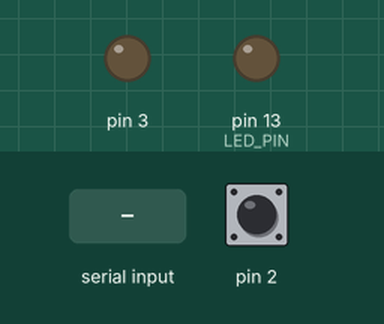
Bench run of a program on a simulated Arduino Uno, built with avr-gcc and run on an emulated ATmega328P. On the bench: output pins drawn as LEDs (lit = HIGH). The test bench sets the inputs (shaded band); at power-on: pin 2 HIGH. What the program prints to the serial monitor is not drawn.

Above: at 1.2 s.
1.3 s: pin 2 pulled LOW for 0.15 s
At 1.4 s:
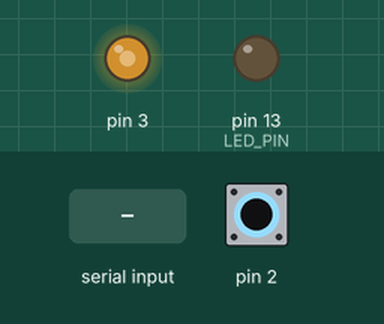
3.0 s: "t\n" received over Serial
At 3.4 s:
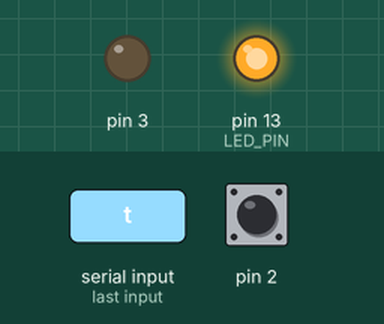
6.0 s: pin 2 pulled LOW for 1 s
At 8.2 s:
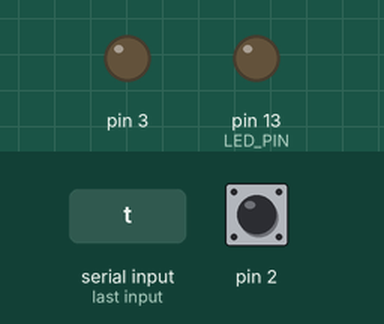
11.5 s: byte 116 ('t') received over Serial
At 12.3 s:
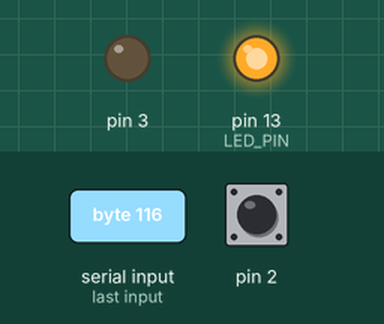
Timing chart, 0 to 18.0 s (numbered marks = the images above; inputs shaded):
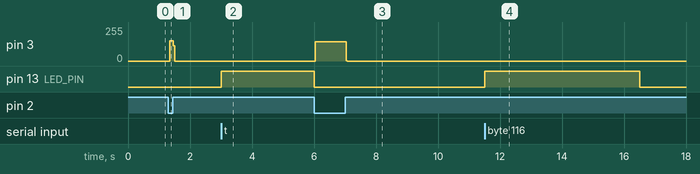

The program:

main.cpp
```cpp
#include <Arduino.h>
#include <avr/interrupt.h>
#include "acquisition.h"
#include "config.h"

using acquisition::Series;
using acquisition::elapsed;

namespace {
bool running = false;
bool collecting = false;
bool taring = false;
bool tareValid = false;
float tareCounts = NAN;
uint16_t tareRevision = 0;
uint32_t cycle = 0;
uint32_t lastCycleStart = 0;
uint32_t windowStart = 0;
uint32_t lastNtc = 0;
uint32_t tareStart = 0;
uint32_t lateMs = 0;
uint32_t lastClock = 0;
uint32_t wraps = 0;
Series hx, ntc, tareSeries;

// Não espera DOUT: o loop continua disponível para NTC, comandos e timeout.
// Lê sempre, mesmo fora da janela, evitando reter uma conversão antiga no HX711.
bool readHx(int32_t &value) {
    if (digitalRead(config::HX_DOUT) != LOW) return false;
    uint32_t bits = 0;
    uint8_t previous = SREG;
    cli();
    for (uint8_t i = 0; i < 24; ++i) {
        digitalWrite(config::HX_SCK, HIGH);
        delayMicroseconds(1);
        bits = (bits << 1) | (digitalRead(config::HX_DOUT) == HIGH ? 1UL : 0UL);
        digitalWrite(config::HX_SCK, LOW);
        delayMicroseconds(1);
    }
    // Pulso 25 seleciona canal A, ganho 128, para a próxima conversão.
    digitalWrite(config::HX_SCK, HIGH);
    delayMicroseconds(1);
    digitalWrite(config::HX_SCK, LOW);
    delayMicroseconds(1);
    SREG = previous;
    value = acquisition::signed24(bits);
    return true;
}

void number(float value, uint8_t digits = 6) {
    if (isfinite(value)) Serial.print(value, digits);
    else Serial.print(F("nan"));
}
void comma() { Serial.print(','); }
void stamp(const Series &series, bool first) {
    if (series.count) Serial.print(first ? series.first : series.last);
    else Serial.print(F("nan"));
}
void header() {
    Serial.println(F("schema,cycle,millis_wraps,window_start_ms,window_end_ms,late_ms,hx_first_ms,hx_last_ms,hx_valid,hx_attempts,hx_mean_counts,tare_counts,tare_revision,hx_corrected_counts,ntc_first_ms,ntc_last_ms,ntc_valid,ntc_attempts,ntc_adc_mean,ntc_resistance_ohms,temperature_C,cell_deflection_mm,midpoint_skew_ms,flags"));
}

void updateClock(uint32_t now) {
    if (now < lastClock) ++wraps;
    lastClock = now;
}

void emit(uint32_t now, uint16_t reason = 0) {
    updateClock(now);
    uint16_t flags = reason;
    if (hx.count != config::SAMPLES) flags |= acquisition::HX_INCOMPLETE;
    if (hx.rail) flags |= acquisition::HX_RAIL;
    if (!tareValid) flags |= acquisition::NO_TARE;
    if (!config::NTC_ENABLED) flags |= acquisition::NTC_DISABLED;
    else {
        if (ntc.count != config::SAMPLES) flags |= acquisition::NTC_INCOMPLETE;
        if (ntc.rail) flags |= acquisition::NTC_RAIL;
    }
    if (!config::NTC_MODEL_ENABLED) flags |= acquisition::NTC_UNCONFIGURED;
    if (!config::DISPLACEMENT_ENABLED) flags |= acquisition::DISPLACEMENT_UNCONFIGURED;
    if (lateMs) flags |= acquisition::LATE;
    bool paired = hx.count && ntc.count;
    uint32_t skewMs = paired ? acquisition::skew(hx, ntc) : 0;
    if (paired && skewMs > config::MAX_MIDPOINT_SKEW_MS) flags |= acquisition::TEMPORAL_SKEW;
    float corrected = tareValid ? hx.mean() - tareCounts : NAN;
    float resistance = NAN, temp = NAN, deflection = NAN;
    // Falha ou janela parcial não produz uma grandeza física aparentemente válida.
    if (config::NTC_ENABLED && config::NTC_MODEL_ENABLED
            && ntc.count == config::SAMPLES && !ntc.rail) {
        resistance = acquisition::resistance(ntc.mean(), config::SERIES_OHMS, config::NTC_TO_GROUND);
        temp = acquisition::temperature(resistance, config::NTC_R0_OHMS,
                                       config::NTC_BETA_K, config::NTC_T0_C);
        if (!isfinite(temp)) flags |= acquisition::CONVERSION_INVALID;
    }
    if (config::DISPLACEMENT_ENABLED && tareValid && hx.count == config::SAMPLES && !hx.rail) {
        if (isfinite(config::MM_PER_COUNT) && config::MM_PER_COUNT != 0)
            deflection = corrected * config::MM_PER_COUNT;
        if (!isfinite(deflection)) flags |= acquisition::CONVERSION_INVALID;
    }
    Serial.print(1); comma(); Serial.print(cycle); comma(); Serial.print(wraps); comma();
    Serial.print(windowStart); comma(); Serial.print(now); comma(); Serial.print(lateMs); comma();
    stamp(hx, true); comma(); stamp(hx, false); comma();
    Serial.print(hx.count); comma(); Serial.print(hx.attempts); comma(); number(hx.mean(), 2); comma();
    number(tareCounts, 2); comma(); Serial.print(tareRevision); comma(); number(corrected, 2); comma();
    stamp(ntc, true); comma(); stamp(ntc, false); comma();
    Serial.print(ntc.count); comma(); Serial.print(ntc.attempts); comma(); number(ntc.mean(), 3); comma();
    number(resistance, 3); comma(); number(temp, 4); comma(); number(deflection); comma();
    if (paired) Serial.print(skewMs); else Serial.print(F("nan"));
    comma(); Serial.println(flags);
}

void commands(uint32_t now) {
    if (!Serial.available()) return;
    char command = Serial.read();
    if (command == '\r' || command == '\n' || command == ' ') return;
    if (command == 's') {
        if (taring) { Serial.println(F("# busy,tare")); return; }
        if (!running) {
            running = true;
            lastCycleStart = now; // Primeiro ciclo após INTERVAL_MS; permite estabilização.
            Serial.println(F("# acquisition,started"));
        }
    } else if (command == 'p') {
        if (collecting) { emit(now, acquisition::CANCELLED); collecting = false; }
        running = false;
        Serial.println(F("# acquisition,paused"));
    } else if (command == 't') {
        if (running || taring) { Serial.println(F("# tare,rejected,pause_first")); return; }
        taring = true;
        tareSeries = Series{};
        tareStart = now;
        Serial.println(F("# tare,started,reference_must_be_stable"));
    } else if (command == 'h') {
        Serial.println(F("# commands,s=start p=pause t=tare_when_paused h=help"));
    } else Serial.println(F("# command,unknown"));
}
}

void setup() {
    pinMode(config::HX_DOUT, INPUT_PULLUP);
    pinMode(config::HX_SCK, OUTPUT);
    pinMode(config::LED_PIN, OUTPUT);
    digitalWrite(config::HX_SCK, LOW);
    digitalWrite(config::LED_PIN, LOW);
    analogReference(DEFAULT);
    Serial.begin(config::SERIAL_BAUD);
    Serial.println(F("# boot,system_dilatation,firmware=1,board=uno,cell_capacity_kg=5"));
    Serial.println(F("# clock,millis_since_boot,window_times_are_readout_times"));
    Serial.print(F("# interval_ms,")); Serial.println(config::INTERVAL_MS);
    Serial.print(F("# window_timeout_ms,")); Serial.println(config::WINDOW_TIMEOUT_MS);
    Serial.print(F("# target_samples,")); Serial.println(config::SAMPLES);
    Serial.print(F("# ntc_sample_ms,")); Serial.println(config::NTC_SAMPLE_MS);
    Serial.print(F("# max_midpoint_skew_ms,")); Serial.println(config::MAX_MIDPOINT_SKEW_MS);
    Serial.print(F("# ntc_enabled,")); Serial.println(config::NTC_ENABLED);
    Serial.print(F("# ntc_model_enabled,")); Serial.println(config::NTC_MODEL_ENABLED);
    Serial.print(F("# ntc_to_ground,")); Serial.println(config::NTC_TO_GROUND);
    Serial.print(F("# ntc_series_ohms,")); number(config::SERIES_OHMS, 3); Serial.println();
    Serial.print(F("# ntc_r0_ohms,")); number(config::NTC_R0_OHMS, 3); Serial.println();
    Serial.print(F("# ntc_beta_K,")); number(config::NTC_BETA_K, 3); Serial.println();
    Serial.print(F("# ntc_t0_C,")); number(config::NTC_T0_C, 3); Serial.println();
    Serial.print(F("# ntc_calibration,")); Serial.println(config::NTC_CALIBRATION_ID);
    Serial.print(F("# displacement_enabled,")); Serial.println(config::DISPLACEMENT_ENABLED);
    Serial.print(F("# mm_per_count,")); number(config::MM_PER_COUNT, 9); Serial.println();
    Serial.print(F("# displacement_calibration,")); Serial.println(config::DISPLACEMENT_CALIBRATION_ID);
    Serial.println(F("# paused,send_s_to_start,t_to_tare,h_for_help"));
    header();
    lastClock = millis();
}

void loop() {
    uint32_t now = millis();
    updateClock(now);
    commands(now);
    if (running && !collecting && elapsed(now, lastCycleStart) >= config::INTERVAL_MS) {
        lateMs = elapsed(now, lastCycleStart) - config::INTERVAL_MS;
        lastCycleStart = windowStart = now;
        lastNtc = now - config::NTC_SAMPLE_MS;
        hx = Series{};
        ntc = Series{};
        collecting = true;
        ++cycle;
    }
    // Fecha a janela antes de aceitar novas amostras após o prazo.
    if (collecting && elapsed(now, windowStart) >= config::WINDOW_TIMEOUT_MS) {
        collecting = false;
        emit(now, acquisition::WINDOW_TIMEOUT);
    }
    if (taring && elapsed(now, tareStart) >= config::TARE_TIMEOUT_MS) {
        taring = false;
        Serial.println(F("# tare,failed,previous_reference_preserved"));
    }
    int32_t value;
    if (readHx(value)) {
        bool valid = value != -8388608L && value != 8388607L;
        if (taring && tareSeries.attempts < config::TARE_SAMPLES) {
            tareSeries.add(value, now, valid);
            if (tareSeries.attempts == config::TARE_SAMPLES) {
                taring = false;
                if (tareSeries.count == config::TARE_SAMPLES && !tareSeries.rail) {
                    tareCounts = tareSeries.mean();
                    tareValid = true;
                    ++tareRevision;
                    Serial.print(F("# tare,ok,revision=")); Serial.print(tareRevision);
                    Serial.print(F(",counts=")); number(tareCounts, 2); Serial.println();
                } else Serial.println(F("# tare,failed,previous_reference_preserved"));
            }
        } else if (collecting && hx.attempts < config::SAMPLES) hx.add(value, now, valid);
    }
    if (collecting && config::NTC_ENABLED && ntc.attempts < config::SAMPLES
            && elapsed(now, lastNtc) >= config::NTC_SAMPLE_MS) {
        lastNtc = now;
        int valueNtc = analogRead(config::NTC_PIN);
        ntc.add(valueNtc, millis(), valueNtc > 0 && valueNtc < 1023);
    }
    if (collecting && hx.attempts == config::SAMPLES
            && (!config::NTC_ENABLED || ntc.attempts == config::SAMPLES)) {
        collecting = false;
        emit(millis());
    }
    digitalWrite(config::LED_PIN, collecting || taring ? HIGH : LOW);
}
```

acquisition.h
```cpp
#pragma once

#include <math.h>
#include <stdint.h>

namespace acquisition {
// Subtração modular: funciona na passagem de millis() por zero.
inline uint32_t elapsed(uint32_t now, uint32_t then) { return now - then; }

struct Series {
    int64_t sum = 0;
    uint16_t count = 0;
    uint16_t attempts = 0;
    uint32_t first = 0;
    uint32_t last = 0;
    bool rail = false;

    void add(int32_t value, uint32_t at, bool valid) {
        ++attempts;
        if (!valid) { rail = true; return; }
        if (count == 0) first = at;
        last = at;
        sum += value;
        ++count;
    }
    float mean() const { return count ? static_cast<float>(sum) / count : NAN; }
    uint32_t midpoint() const { return first + elapsed(last, first) / 2; }
};

inline uint32_t skew(const Series &a, const Series &b) {
    uint32_t difference = a.midpoint() - b.midpoint();
    return difference <= 0x7FFFFFFFUL ? difference : 0UL - difference;
}

inline int32_t signed24(uint32_t value) {
    return (value & 0x800000UL) ? static_cast<int32_t>(value) - 16777216L
                                 : static_cast<int32_t>(value);
}

inline float resistance(float adc, float series, bool ntcToGround) {
    if (!isfinite(adc) || adc <= 0 || adc >= 1023 || !isfinite(series) || series <= 0)
        return NAN;
    return ntcToGround ? series * adc / (1023.0f - adc)
                       : series * (1023.0f - adc) / adc;
}

inline float temperature(float resistanceOhms, float r0, float beta, float t0C) {
    if (!isfinite(resistanceOhms) || resistanceOhms <= 0 || !isfinite(r0) || r0 <= 0
            || !isfinite(beta) || beta <= 0 || !isfinite(t0C) || t0C <= -273.15f)
        return NAN;
    float inverseK = 1.0f / (t0C + 273.15f) + logf(resistanceOhms / r0) / beta;
    return inverseK > 0 ? 1.0f / inverseK - 273.15f : NAN;
}

enum Flag : uint16_t {
    HX_INCOMPLETE = 1, HX_RAIL = 2, NO_TARE = 4,
    NTC_DISABLED = 8, NTC_INCOMPLETE = 16, NTC_RAIL = 32,
    NTC_UNCONFIGURED = 64, DISPLACEMENT_UNCONFIGURED = 128,
    TEMPORAL_SKEW = 256, LATE = 512, CONVERSION_INVALID = 1024,
    CANCELLED = 2048, WINDOW_TIMEOUT = 4096
};
}
```

config.h
```cpp
#pragma once

#include <stdint.h>

namespace config {
constexpr uint8_t HX_DOUT = 2;
constexpr uint8_t HX_SCK = 3;
constexpr uint8_t NTC_PIN = 14;  // A0 no Uno.
constexpr uint8_t LED_PIN = 13;
constexpr uint32_t SERIAL_BAUD = 115200;

// Valores iniciais de engenharia, ainda não requisitos experimentais validados.
constexpr uint32_t INTERVAL_MS = 10000;
constexpr uint32_t WINDOW_TIMEOUT_MS = 2500;
constexpr uint8_t SAMPLES = 10;
constexpr uint32_t NTC_SAMPLE_MS = 100;
constexpr uint32_t MAX_MIDPOINT_SKEW_MS = 250;
constexpr uint32_t TARE_TIMEOUT_MS = 5000;
constexpr uint8_t TARE_SAMPLES = 20;

// Habilitar somente após montar o circuito. Não ligar A0 em paralelo ao display.
constexpr bool NTC_ENABLED = false;
// Divisor: VCC -- resistor fixo -- A0 -- NTC -- GND, alimentado pelo AVCC do Uno.
// false inverte as posições do NTC e do resistor no divisor.
constexpr bool NTC_TO_GROUND = true;
constexpr bool NTC_MODEL_ENABLED = false;
constexpr float SERIES_OHMS = 0.0f;
constexpr float NTC_R0_OHMS = 0.0f;
constexpr float NTC_BETA_K = 0.0f;
constexpr float NTC_T0_C = 25.0f;
constexpr char NTC_CALIBRATION_ID[] = "pendente";

// Conversão direta da deflexão no ponto calibrado; NÃO é dilatação livre da barra.
// delta_mm = (media_bruta - tara) * MM_PER_COUNT. Aceita sinal positivo ou negativo.
constexpr bool DISPLACEMENT_ENABLED = false;
constexpr float MM_PER_COUNT = 0.0f;
constexpr char DISPLACEMENT_CALIBRATION_ID[] = "pendente";

static_assert(SAMPLES > 0 && TARE_SAMPLES > 0, "Numero de amostras invalido");
static_assert(INTERVAL_MS > WINDOW_TIMEOUT_MS, "Janela deve caber no intervalo");
static_assert(NTC_SAMPLE_MS > 0 && (SAMPLES - 1UL) * NTC_SAMPLE_MS < WINDOW_TIMEOUT_MS,
              "Amostragem NTC nao cabe na janela");
static_assert(INTERVAL_MS < 0x80000000UL && TARE_TIMEOUT_MS < 0x80000000UL,
              "Intervalo excede limite do relogio");
}
```

Measured:
- after the input at 1.3 s, pin 3: 0/255 → 152/255 at once, → 0/255 0.12 s later
- after the input at 3.0 s, pin 13 (LED_PIN): LOW → HIGH at once
- after the input at 6.0 s, pin 3: 0/255 → 146/255 at once, → 0/255 1.0 s later; pin 13 (LED_PIN): HIGH → LOW after 0.01 s instead of 2.0 s
- after the input at 11.5 s, pin 13 (LED_PIN): LOW → HIGH at once, → LOW 5.0 s later
